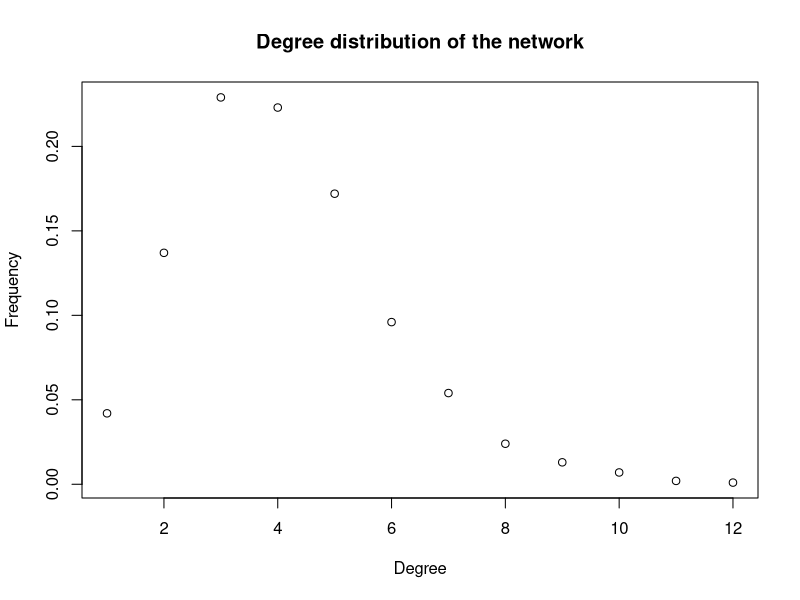
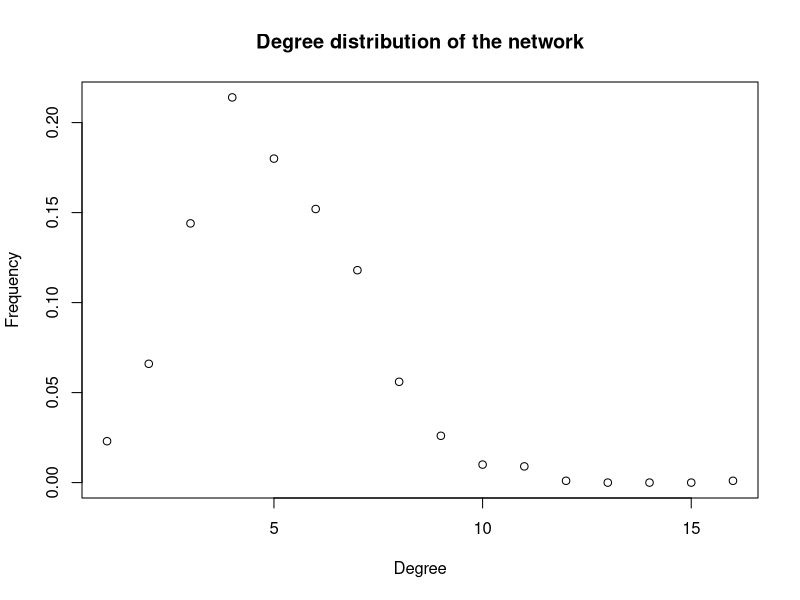
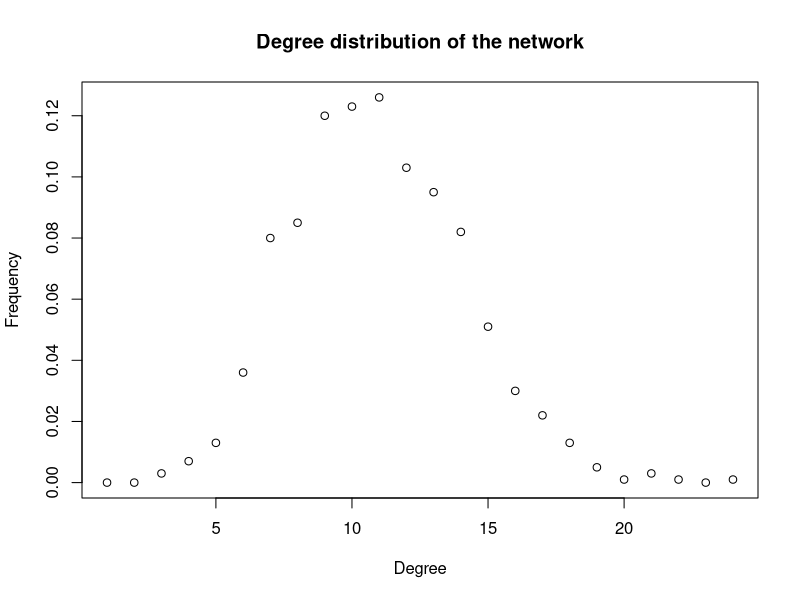
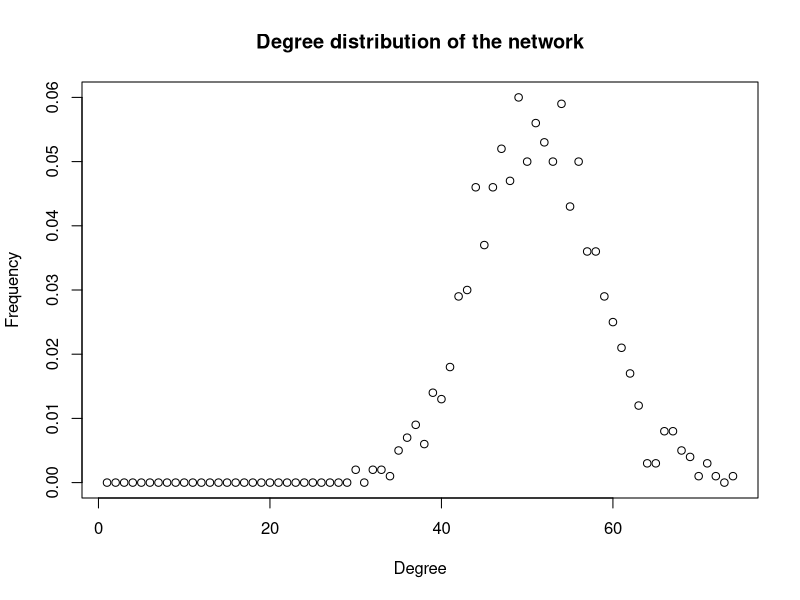
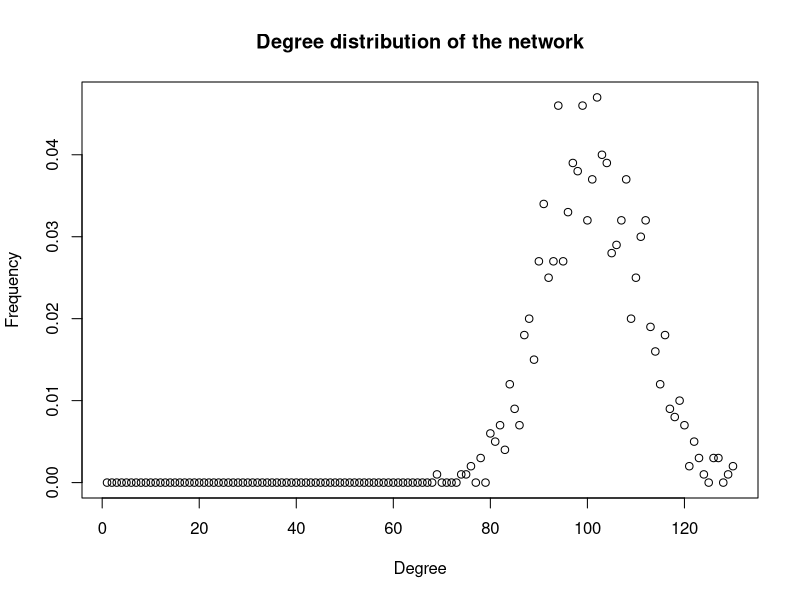

Source code (R) for these figures, in order:
if (!require("igraph")) install.packages("igraph")
library("igraph")

#1. Generating Random Networks

set.seed(0)
g1 = erdos.renyi.game(1000, p=0.003, directed=F)
g1_dist = degree.distribution(g1)
g1_mean = mean(g1_dist)
g1_var = var(g1_dist)

g2 = erdos.renyi.game(1000, p=0.004, directed=F)
g2_dist = degree.distribution(g2)
g2_mean = mean(g2_dist)
g2_var = var(g2_dist)

g3 = erdos.renyi.game(1000, p=0.01, directed=F)
g3_dist = degree.distribution(g3)
g3_mean = mean(g3_dist)
g3_var = var(g3_dist)

g4 = erdos.renyi.game(1000, p=0.05, directed=F)
g4_dist = degree.distribution(g4)
g4_mean = mean(g4_dist)
g4_var = var(g4_dist)

g5 = erdos.renyi.game(1000, p=0.1, directed=F)
g5_dist = degree.distribution(g5)
g5_mean = mean(g5_dist)
g5_var = var(g5_dist)

for(g in list(g1, g2, g3, g4, g5)) {
  plot(degree.distribution(g), main="Degree distribution of the network", xlab="Degree", ylab="Frequency")
}